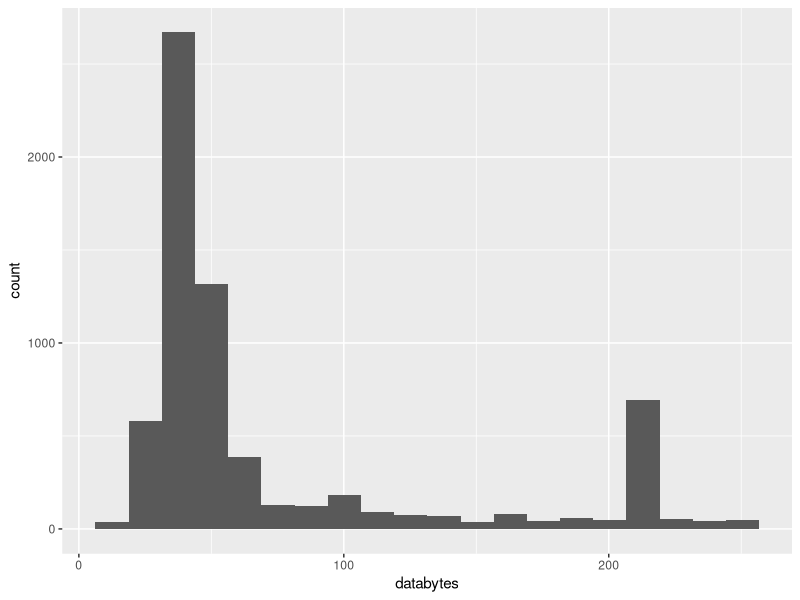

R code for this plot:
library(dplyr)
library(ggplot2)

setwd("~/Documents/JCU/SP1_2020/FoundationsOfDataScience")
data = read.csv("Internet.csv")
str(data)
summary(data)

#table2
ggplot(data, aes(databytes)) + 
  geom_histogram(bins = 20)

#table3 = plot

#table4
data2 = filter(data, 
            databytes < 32)

#table5
data2[1:4,]

#table6
data = mutate(data,
              kbytes =databytes/100 )
#table7
data[1:4,]

#table8
data = read.csv("Internet.csv")
data_summary = data %>%
  filter(databytes < 32) %>%
  mutate(Mbytes = databytes/1000) %>%
  group_by(source) %>%
  summarise(databytes = median(databytes))

#table8
data_summary[1:4,]
